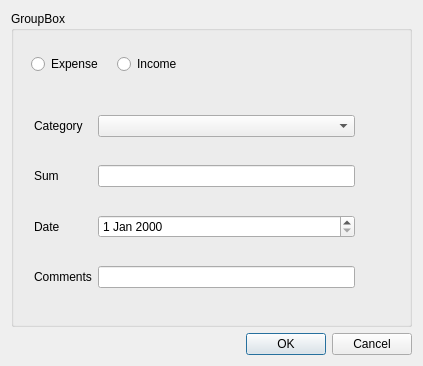
<?xml version="1.0" encoding="UTF-8"?>
<ui version="4.0">
 <class>AddTransactionDialog</class>
 <widget class="QDialog" name="AddTransactionDialog">
  <property name="geometry">
   <rect>
    <x>0</x>
    <y>0</y>
    <width>423</width>
    <height>366</height>
   </rect>
  </property>
  <property name="windowTitle">
   <string>Dialog</string>
  </property>
  <layout class="QVBoxLayout" name="verticalLayout">
   <item>
    <widget class="QGroupBox" name="transactionDetails">
     <property name="title">
      <string>GroupBox</string>
     </property>
     <widget class="QWidget" name="layoutWidget">
      <property name="geometry">
       <rect>
        <x>20</x>
        <y>40</y>
        <width>166</width>
        <height>26</height>
       </rect>
      </property>
      <layout class="QHBoxLayout" name="horizontalLayout">
       <item>
        <widget class="QRadioButton" name="expenseRadio">
         <property name="text">
          <string>Expense</string>
         </property>
        </widget>
       </item>
       <item>
        <widget class="QRadioButton" name="incomeRadio">
         <property name="text">
          <string>Income</string>
         </property>
        </widget>
       </item>
      </layout>
     </widget>
     <widget class="QWidget" name="layoutWidget">
      <property name="geometry">
       <rect>
        <x>23</x>
        <y>82</y>
        <width>321</width>
        <height>221</height>
       </rect>
      </property>
      <layout class="QGridLayout" name="gridLayout">
       <item row="3" column="0" colspan="3">
        <widget class="QLabel" name="label_4">
         <property name="text">
          <string>Comments</string>
         </property>
        </widget>
       </item>
       <item row="3" column="3">
        <widget class="QLineEdit" name="commentLineEdit"/>
       </item>
       <item row="2" column="3">
        <widget class="QDateEdit" name="dateEdit"/>
       </item>
       <item row="2" column="0" colspan="3">
        <widget class="QLabel" name="label_3">
         <property name="text">
          <string>Date</string>
         </property>
        </widget>
       </item>
       <item row="1" column="3">
        <widget class="QLineEdit" name="sumLineEdit"/>
       </item>
       <item row="0" column="0" colspan="3">
        <widget class="QLabel" name="label">
         <property name="text">
          <string>Category</string>
         </property>
        </widget>
       </item>
       <item row="1" column="0" colspan="3">
        <widget class="QLabel" name="label_2">
         <property name="sizePolicy">
          <sizepolicy hsizetype="Preferred" vsizetype="Preferred">
           <horstretch>0</horstretch>
           <verstretch>0</verstretch>
          </sizepolicy>
         </property>
         <property name="text">
          <string>Sum</string>
         </property>
        </widget>
       </item>
       <item row="0" column="3">
        <widget class="QComboBox" name="categoriesComboBox"/>
       </item>
      </layout>
     </widget>
    </widget>
   </item>
   <item>
    <widget class="QDialogButtonBox" name="buttonBox">
     <property name="orientation">
      <enum>Qt::Orientation::Horizontal</enum>
     </property>
     <property name="standardButtons">
      <set>QDialogButtonBox::StandardButton::Cancel|QDialogButtonBox::StandardButton::Ok</set>
     </property>
    </widget>
   </item>
  </layout>
 </widget>
 <resources/>
 <connections>
  <connection>
   <sender>buttonBox</sender>
   <signal>accepted()</signal>
   <receiver>AddTransactionDialog</receiver>
   <slot>accept()</slot>
   <hints>
    <hint type="sourcelabel">
     <x>248</x>
     <y>254</y>
    </hint>
    <hint type="destinationlabel">
     <x>157</x>
     <y>274</y>
    </hint>
   </hints>
  </connection>
  <connection>
   <sender>buttonBox</sender>
   <signal>rejected()</signal>
   <receiver>AddTransactionDialog</receiver>
   <slot>reject()</slot>
   <hints>
    <hint type="sourcelabel">
     <x>316</x>
     <y>260</y>
    </hint>
    <hint type="destinationlabel">
     <x>286</x>
     <y>274</y>
    </hint>
   </hints>
  </connection>
 </connections>
</ui>
